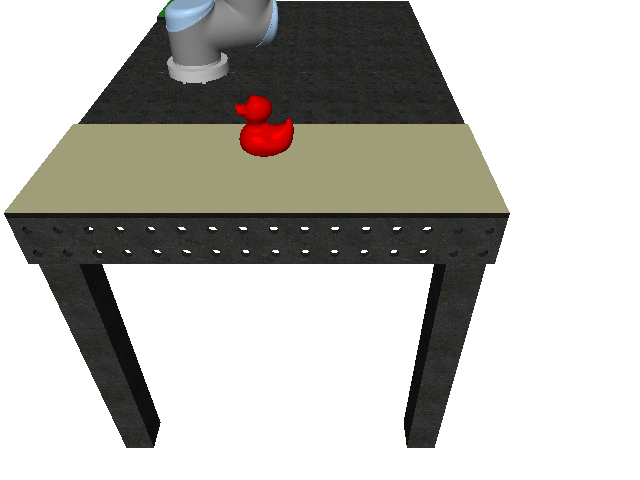
//> input picture Camera_Right.png, 640 x 480 px
$ ./main   (built with g++ and OpenCV 4)
//> lines starting //> are read from the running program, lines starting //| are printed output that depends on the picture; after the words box and inside, x2 and y2 are one past the last pixel; in counts of white or black regions, pixels touching at a corner belong together
### image_based/homography_transform/util.hpp
#pragma once

#include <iostream>
#include <vector>

#include <opencv2/opencv.hpp>

cv::Mat computeHomography( std::vector<cv::Point2f> corners_image)
{
    std::vector<cv::Point2f> corners_plane;
    corners_plane.push_back(cv::Point2f(184, 203));
    corners_plane.push_back(cv::Point2f(170, 301));
    corners_plane.push_back(cv::Point2f(456, 203));
    corners_plane.push_back(cv::Point2f(469, 301));

    cv::Mat H = cv::findHomography(corners_image,corners_plane);

    return H;
}

cv::Mat warpImage( cv::Mat img, cv::Mat H )
{
    cv::Mat img_warp;
    cv::Size paper_size;
    paper_size = cv::Size(2970,2100);

    cv::warpPerspective(img, img_warp, H, paper_size);

    return img_warp;

}

// [16 lines left out: function computeWidthHeight, not called in this run]

### image_based/homography_transform/main.cpp
#include <iostream>
#include <vector>

#include "util.hpp"

int main(int argc, char **argv) {

    // Read Image
    cv::Mat img = cv::imread("../../Camera_Right.png", cv::IMREAD_COLOR);
//> img is the input picture: 480 rows x 640 cols, CV_8UC3; mean B, G, R 182.3, 187.3, 188.8

	// Images for visualization
	cv::Mat img_show, img_warp_show;

	// Set image corners and and visualize
    std::vector<cv::Point2f> corners_image;

    corners_image.push_back(cv::Point2f(184, 203));
    corners_image.push_back(cv::Point2f(170, 301));
    corners_image.push_back(cv::Point2f(456, 203));
    corners_image.push_back(cv::Point2f(469, 301));

    for (unsigned int i = 0; i <corners_image.size(); i++) {
        cv::circle(img, corners_image[i], 50, cv::Scalar(255,255,255), 10);
    }
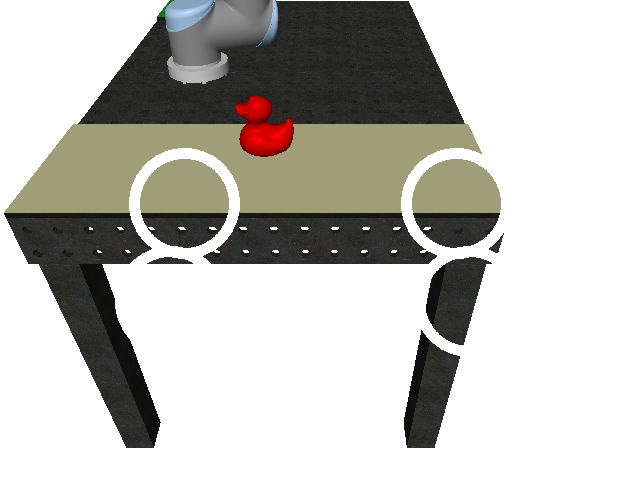
//> img: 480 rows x 640 cols, CV_8UC3; 2.54% of pixels changed, all inside (x1, y1, x2, y2) = (115, 148, 510, 356)

	cv::pyrDown( img, img_show );
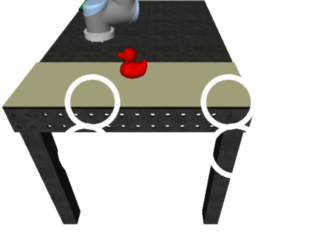
//> img_show: 240 rows x 320 cols, CV_8UC3; mean B, G, R 186.8, 191.4, 192.8
	cv::pyrDown( img_show, img_show );
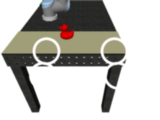
//> img_show: 120 rows x 160 cols, CV_8UC3; mean B, G, R 186.6, 191.2, 192.7
	cv::imshow("Original", img_show );
    cv::waitKey();

	// Compute the homography
	cv::Mat H = computeHomography( corners_image );
    std::cout << "H:\n" << H << std::endl;
    cv::Mat img_warp = warpImage( img, H );
//> in warpImage, `cv::warpPerspective(img, img_warp, H, paper_size);`:
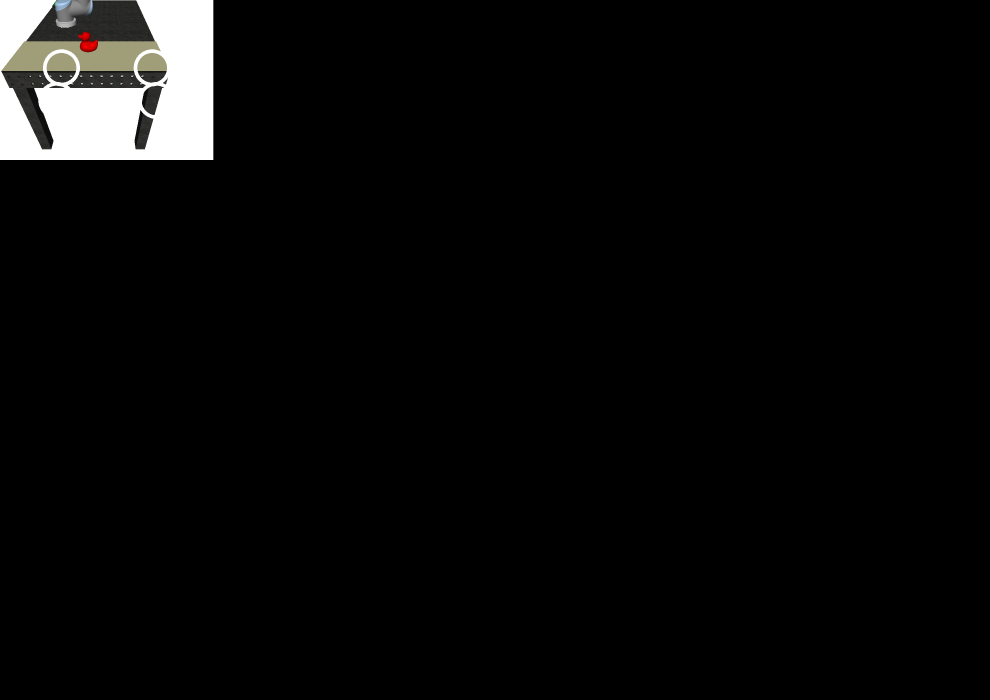
//> img_warp: 2100 rows x 2970 cols, CV_8UC3 (shown at 1/3 size); mean B, G, R 9.2, 9.4, 9.5
	cv::pyrDown( img_warp, img_warp_show );
	cv::pyrDown( img_warp_show, img_warp_show );
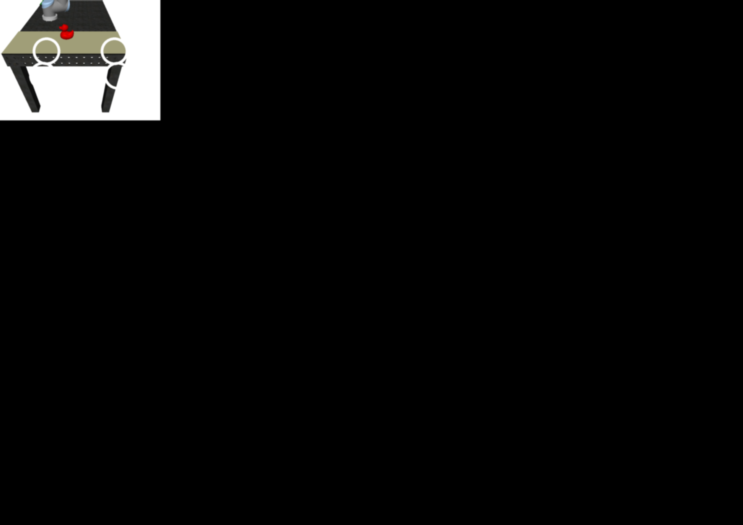
//> img_warp_show: 525 rows x 743 cols, CV_8UC3; mean B, G, R 9.3, 9.5, 9.6
    cv::imshow("Warp", img_warp_show);
    cv::waitKey();


    cv::waitKey();
}

$ run again, with Camera_Left.png copied over Camera_Right.png
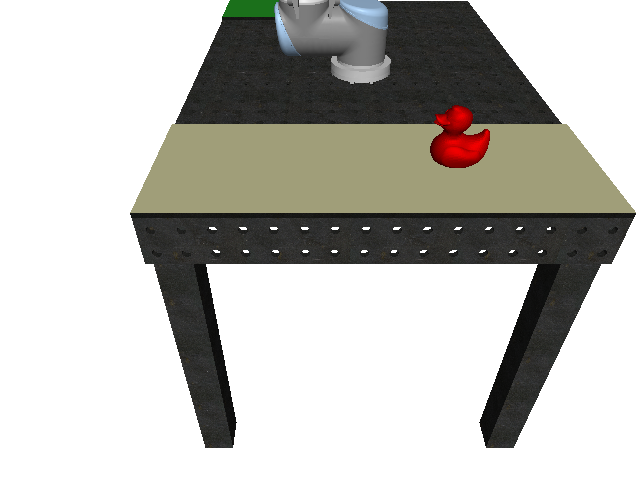
//> input picture Camera_Left.png, 640 x 480 px
//> img is the input picture: 480 rows x 640 cols, CV_8UC3; mean B, G, R 182.4, 187.5, 188.6
//> after the loop `for (unsigned int i = 0; i <corners_image.size(); i++)`:
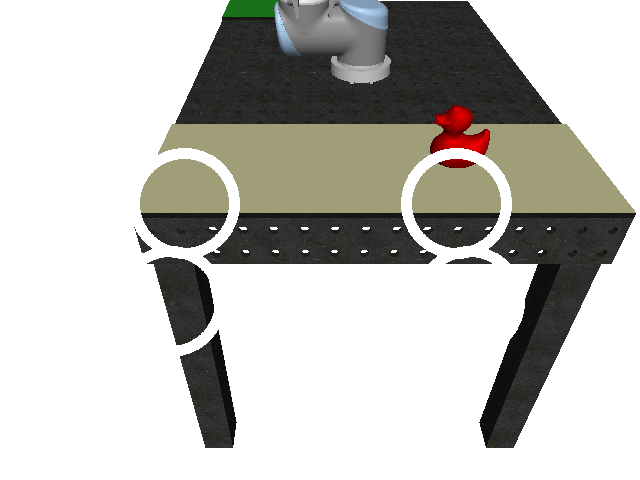
//> img: 480 rows x 640 cols, CV_8UC3; 2.57% of pixels changed, all inside (x1, y1, x2, y2) = (130, 148, 525, 356)
//> `cv::pyrDown( img_warp_show, img_warp_show );`:
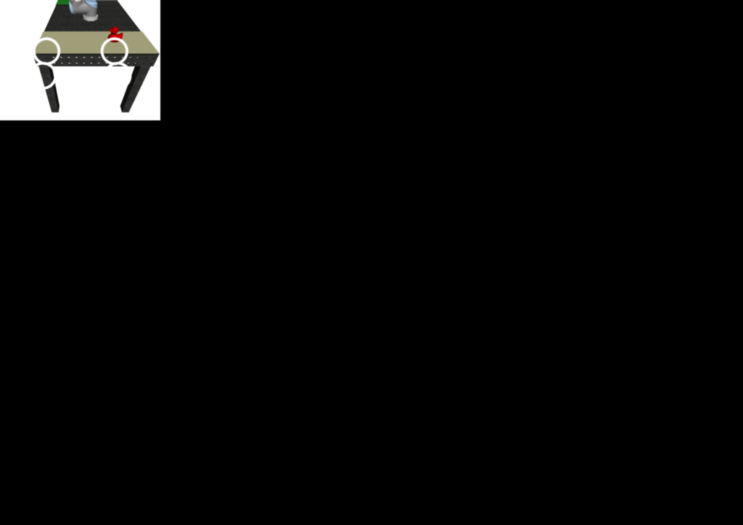
//> img_warp_show: 525 rows x 743 cols, CV_8UC3; mean B, G, R 9.3, 9.5, 9.5
